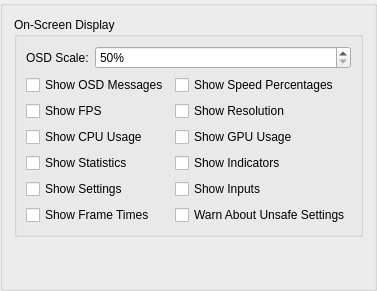
     <widget class="QGroupBox" name="osdTab">
      <attribute name="title">
       <string>OSD</string>
      </attribute>
      <layout class="QVBoxLayout" name="verticalLayout_3">
       <item>
        <widget class="QGroupBox" name="groupBox_4">
         <property name="title">
          <string>On-Screen Display</string>
         </property>
         <layout class="QFormLayout" name="formLayout_8">
          <item row="0" column="0">
           <widget class="QLabel" name="label_29">
            <property name="text">
             <string>OSD Scale:</string>
            </property>
           </widget>
          </item>
          <item row="0" column="1">
           <widget class="NoScrollQSpinBox" name="osdScale">
            <property name="suffix">
             <string>%</string>
            </property>
            <property name="minimum">
             <number>50</number>
            </property>
            <property name="maximum">
             <number>500</number>
            </property>
           </widget>
          </item>
          <item row="1" column="0" colspan="2">
           <layout class="QGridLayout" name="gridLayout_6">
            <item row="3" column="1">
             <widget class="QCheckBox" name="osdShowIndicators">
              <property name="text">
               <string>Show Indicators</string>
              </property>
             </widget>
            </item>
            <item row="1" column="1">
             <widget class="QCheckBox" name="osdShowResolution">
              <property name="text">
               <string>Show Resolution</string>
              </property>
             </widget>
            </item>
            <item row="4" column="1">
             <widget class="QCheckBox" name="osdShowInputs">
              <property name="text">
               <string>Show Inputs</string>
              </property>
             </widget>
            </item>
            <item row="2" column="1">
             <widget class="QCheckBox" name="osdShowGPU">
              <property name="text">
               <string>Show GPU Usage</string>
              </property>
             </widget>
            </item>
            <item row="4" column="0">
             <widget class="QCheckBox" name="osdShowSettings">
              <property name="text">
               <string>Show Settings</string>
              </property>
             </widget>
            </item>
            <item row="1" column="0">
             <widget class="QCheckBox" name="osdShowFPS">
              <property name="text">
               <string>Show FPS</string>
              </property>
             </widget>
            </item>
            <item row="0" column="0">
             <widget class="QCheckBox" name="osdShowMessages">
              <property name="text">
               <string>Show OSD Messages</string>
              </property>
             </widget>
            </item>
            <item row="3" column="0">
             <widget class="QCheckBox" name="osdShowGSStats">
              <property name="text">
               <string>Show Statistics</string>
              </property>
             </widget>
            </item>
            <item row="2" column="0">
             <widget class="QCheckBox" name="osdShowCPU">
              <property name="text">
               <string>Show CPU Usage</string>
              </property>
             </widget>
            </item>
            <item row="0" column="1">
             <widget class="QCheckBox" name="osdShowSpeed">
              <property name="text">
               <string>Show Speed Percentages</string>
              </property>
             </widget>
            </item>
            <item row="5" column="1">
             <widget class="QCheckBox" name="warnAboutUnsafeSettings">
              <property name="text">
               <string>Warn About Unsafe Settings</string>
              </property>
             </widget>
            </item>
            <item row="5" column="0">
             <widget class="QCheckBox" name="osdShowFrameTimes">
              <property name="text">
               <string>Show Frame Times</string>
              </property>
             </widget>
            </item>
           </layout>
          </item>
         </layout>
        </widget>
       </item>
       <item>
        <spacer name="verticalSpacer_3">
         <property name="orientation">
          <enum>Qt::Vertical</enum>
         </property>
         <property name="sizeHint" stdset="0">
          <size>
           <width>20</width>
           <height>40</height>
          </size>
         </property>
        </spacer>
       </item>
      </layout>
     </widget>
